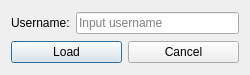
<?xml version="1.0" encoding="UTF-8"?>
<ui version="4.0">
 <class>UserLoadingWindowClass</class>
 <widget class="QDialog" name="UserLoadingWindowClass">
  <property name="geometry">
   <rect>
    <x>0</x>
    <y>0</y>
    <width>250</width>
    <height>75</height>
   </rect>
  </property>
  <property name="minimumSize">
   <size>
    <width>150</width>
    <height>75</height>
   </size>
  </property>
  <property name="maximumSize">
   <size>
    <width>350</width>
    <height>75</height>
   </size>
  </property>
  <property name="windowTitle">
   <string>Load user</string>
  </property>
  <layout class="QVBoxLayout" name="verticalLayout">
   <item>
    <layout class="QHBoxLayout" name="horizontalLayout_2">
     <item>
      <widget class="QLabel" name="label">
       <property name="text">
        <string>Username:</string>
       </property>
      </widget>
     </item>
     <item>
      <widget class="QLineEdit" name="leUsername">
       <property name="placeholderText">
        <string>Input username</string>
       </property>
      </widget>
     </item>
    </layout>
   </item>
   <item>
    <layout class="QHBoxLayout" name="horizontalLayout">
     <item>
      <widget class="QPushButton" name="btnLoadUser">
       <property name="text">
        <string>Load</string>
       </property>
      </widget>
     </item>
     <item>
      <widget class="QPushButton" name="btnCancel">
       <property name="text">
        <string>Cancel</string>
       </property>
      </widget>
     </item>
    </layout>
   </item>
  </layout>
 </widget>
 <layoutdefault spacing="6" margin="11"/>
 <resources/>
 <connections/>
</ui>
